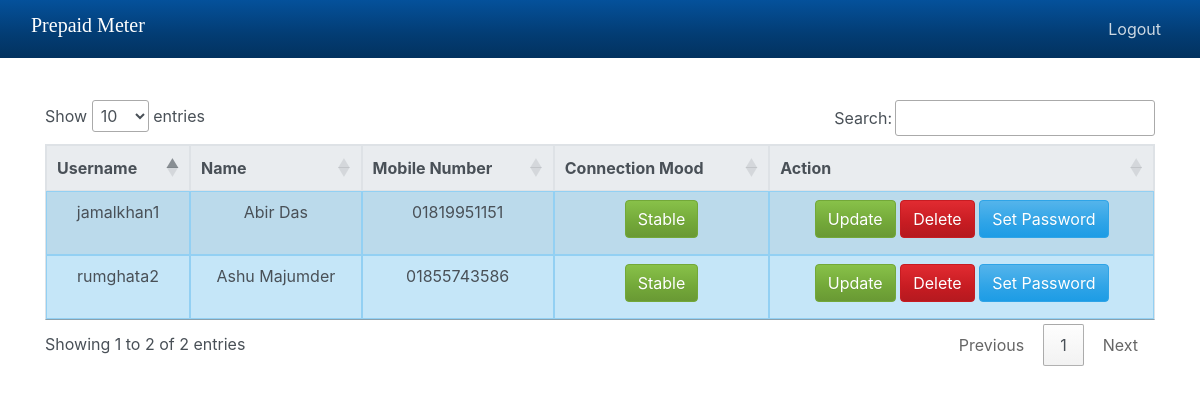
Page /user_list.php (signed in) on the committed database.
### tables this page shows
CREATE TABLE `users` (
  `id` int(11) NOT NULL,
  `username` varchar(250) NOT NULL,
  `name` text NOT NULL,
  `mobile_number` text NOT NULL,
  `meter_number` int(11) NOT NULL,
  `device_code` varchar(250) NOT NULL,
  `location` varchar(250) NOT NULL,
  `email` varchar(100) NOT NULL,
  `national_id` text NOT NULL,
  `role` text NOT NULL,
  `password` varchar(250) NOT NULL
);

CREATE TABLE `user_account` (
  `id` int(11) NOT NULL,
  `username` varchar(250) NOT NULL,
  `balance` int(11) NOT NULL,
  `mood` text NOT NULL,
  `loan` int(11) NOT NULL,
  `switch_1` int(11) NOT NULL,
  `switch_2` int(11) NOT NULL
);

### user_list.php (the view, shortened to what this page needs)
<?php
include ('server.php') ;
    $query1 = "SELECT * FROM users WHERE role ='user'";
    $result1 = mysqli_query($db, $query1);
?>
<!doctype html>
<html lang="en">
<head>
    <link rel="stylesheet" href="https://cdn.jsdelivr.net/npm/bootstrap@4.5.3/dist/css/bootstrap.min.css">
    <link rel="stylesheet" href="https://use.fontawesome.com/releases/v5.8.1/css/all.css">
    <link rel="stylesheet" href="//cdn.datatables.net/1.10.22/css/jquery.dataTables.min.css">
    <link rel="stylesheet" href="css/style.css">
</head>
<body id="user_list">
    <header>
        <nav class="navbar navbar-expand-lg navbar-dark bg-dark fixed-top">
            <div class="container-fluid">
                <h4>
                    <a href="adindex.php" class="navbar-brand">Prepaid Meter</a>
                </h4>
                <div id="menu" class="collapse navbar-collapse">
                    <ul class="navbar-nav ml-auto">
                        <li class="nav-item"><a href="user_list.php?logout='1'" class="nav-link">Logout</a></li>
                    </ul>
                </div>
            </div>
        </nav>
    </header>
    <section id="user_nav">
        <div class="container">
            <table class="table text-center table-bordered table-striped table-primary table-responsive-sm" id="userTable">
                <thead class="thead-light ">
                    <tr>
                        <th>Username</th>
                        <th>Name</th>
                        <th>Mobile Number</th>
                        <th>Connection Mood</th>
                        <th>Action</th>
                    </tr>
                </thead>
                <tbody>
                    <?php
                        foreach ($result1 as $data) {
                            $username = $data["username"];
                            $query4 = "SELECT * FROM user_account WHERE username = '$username' ";
                            $result4 = mysqli_query($db, $query4);
                            while ($row = mysqli_fetch_array($result4)) {
                            if($row["mood"] == 'under construction'){
                                echo '
                            <tr>
                            <td>'.$data["username"].'</td>
                            <td class = "text-capitalize" >'.$data["name"].'</td>
                            <td>'.$data["mobile_number"].'</td>
                            <td><button type="button" class="btn btn-danger"><a href="user_list.php?id='.$row["id"].'&mood='.$row["mood"].'" class = "text-white text-capitalize">'.$row["mood"].'</a></button></td>
                            <td><button type="button" class="btn btn-success mb-2"><a href="update_user.php?id='.$data["id"].'" class = "text-white">Update</a></button>
                            <button type="button" class="btn btn-danger mb-2"><a href="user_list.php?username='.$data["username"].'" class = "text-white">Delete</a></button>
                            <button type="button" class="btn btn-primary mb-2"><a href="user_list.php?user='.$data["username"].'" class = "text-white">Set Password</a></button>
                            </td>
                            </tr>'  ;
                            }
                            else{
                                 echo '
                            <tr>
                            <td>'.$data["username"].'</td>
                            <td class = "text-capitalize" >'.$data["name"].'</td>
                            <td>'.$data["mobile_number"].'</td>
                            <td><button type="button" class="btn btn-success"><a href="user_list.php?id='.$row["id"].'&mood='.$row["mood"].'" class = "text-white text-capitalize">'.$row["mood"].'</a></button></td>
                            <td><button type="button" class="btn btn-success mb-2"><a href="update_user.php?id='.$data["id"].'" class = "text-white">Update</a></button>
                            <button type="button" class="btn btn-danger mb-2"><a href="user_list.php?username='.$data["username"].'" class = "text-white">Delete</a></button>
                            <button type="button" class="btn btn-primary mb-2"><a href="user_list.php?user='.$data["username"].'" class = "text-white">Set Password</a></button>
                            </td>
                            </tr>'  ;
                            }
                        }
                            }
                    ?>
                </tbody>
            </table>
        </div>
    </section>
</body>
</html>

### css/style.css (style rules this page uses)
h1, h2, h3, h4, h5, h6 { font-family: 'Lobster', cursive; }
a:link, a:visited { text-decoration: none; border: none; }
#user_list #user_nav { padding-top: 100px; }

### rows in the picture
users: username "rumghata2", name "Ashu Majumder", mobile_number "01855743586"
user_account: mood "Stable"
users: username "jamalkhan1", name "Abir Das", mobile_number "01819951151"
user_account: mood "Stable"
